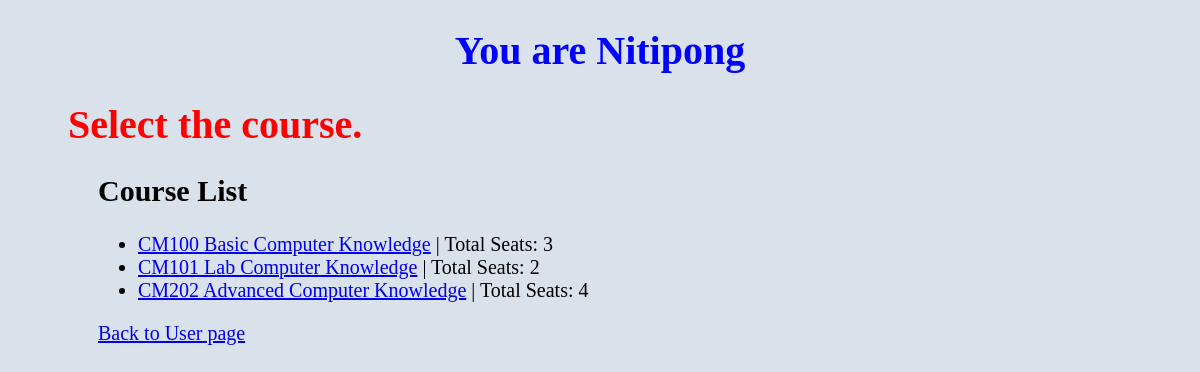
The app's page /query/ (signed in), older data.
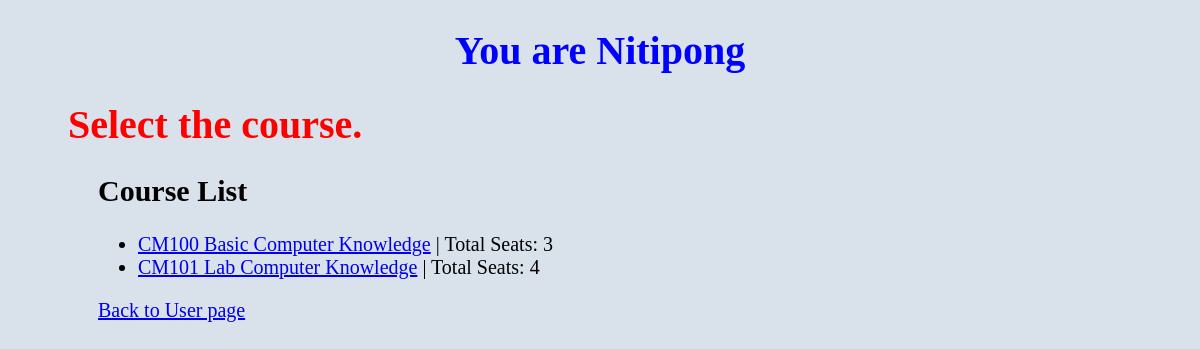
The same page, newer data.
### query/models.py (models this page shows, shortened)
class Taking(models.Model):
    status = models.ForeignKey(Status, on_delete=models.CASCADE, related_name="name")
    current_course = models.ForeignKey(Course, on_delete=models.CASCADE, related_name="name")
    seats = models.IntegerField()

class Course(models.Model):
    course_code = models.CharField(max_length=5)
    course_name = models.CharField(max_length=64)
    course_semester = models.CharField(max_length=1)
    course_year = models.CharField(max_length=5)
    def __str__(self):
        return f"{self.course_code} {self.course_name}"

### query/views.py (the view)
# urls.py: path('', views.index, name='index'),
@login_required(login_url='/users/')
def index(request):
    return render(request, "query/index.html", {
        "takings": Taking.objects.all(),
        "full": False,
    })

### query/templates/query/index.html (shortened to what this page needs)
<!DOCTYPE html>
<html lang="en">
<head>
</head>
<body style="background-color:rgb(217, 225, 235);">
    <center style="font-size: 20px;"><h1 style="color:blue">You are {{ request.user.username }}</h1></center>
<div style="padding-left: 60px; font-size: 20px;">
    {% if full %}<h1 style="color: red;">Sorry, the course is full.</h1>{% else %}<h1 style="color: red;">Select the course.</h1>{% endif %}
    <div style="padding-left: 30px; ">
        <h2>Course List</h2>
        <ul>
        {% for taking in takings %}
            <li><a href="{% url 'query' taking.id %}">{{ taking.current_course }}</a> | Total Seats: {{ taking.seats }}</li>
        {% empty %}
            <li>No courses found</li>
        {% endfor %}
        </ul>
        <a href="{% url 'index' %}">Back to User page</a>
    </div>
</div>
</body>
</html>

Row changes from the older to the newer data that the page shows:
removed Taking: current_course "CM202 Advanced Computer Knowledge", seats "4"
changed Taking "CM101 Lab Computer Knowledge": seats "2" → "4"
